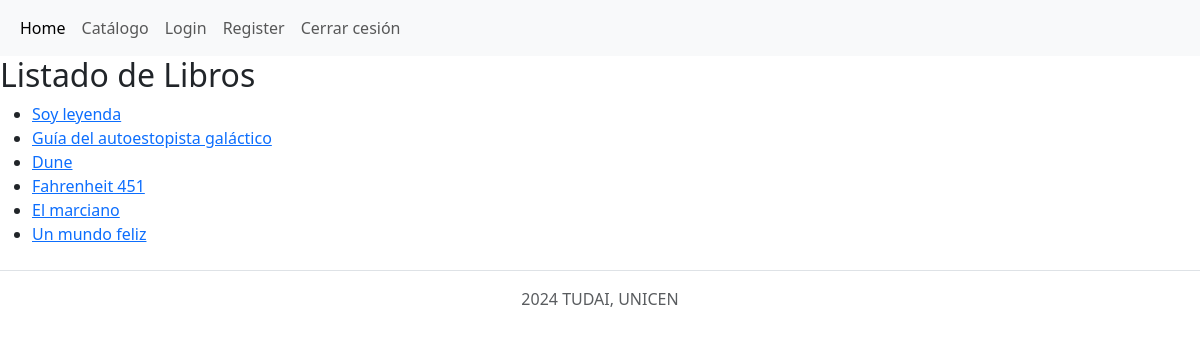
Before: /genre/4 (signed in) with the older database file.
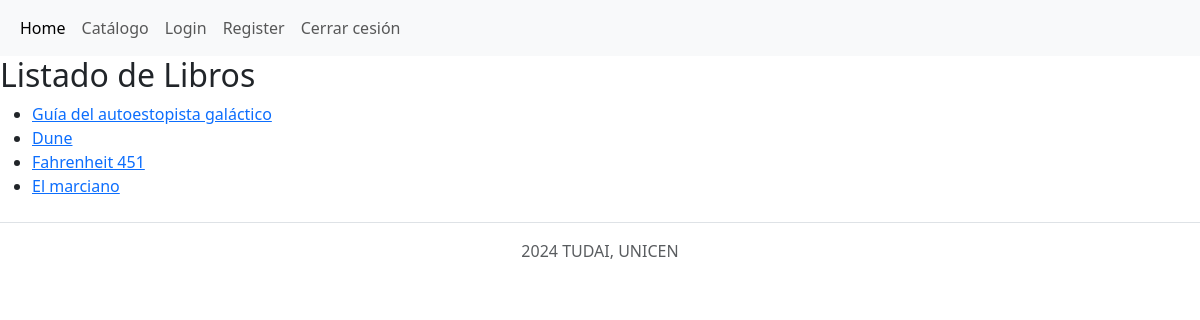
After: the same page with the newer database file.
### tables this page shows
CREATE TABLE `libro` (
  `id` int(11) NOT NULL,
  `nombre` varchar(60) NOT NULL,
  `autor` varchar(60) NOT NULL,
  `editorial` varchar(60) DEFAULT NULL,
  `genero` varchar(60) NOT NULL,
  `ID_genero` int(11) NOT NULL,
  `ID_genero2` int(11) DEFAULT NULL,
  `ID_genero3` int(11) DEFAULT NULL,
  `stock` int(11) NOT NULL
);

### app/views/catalogue.view.php (called while the page is built, shortened)
<?php
class CatalogueView {
    public function showBooks($books) {
        require 'templates/books.phtml';
    }
}

### app/controllers/catalogue.controller.php (called while the page is built, shortened)
<?php
require_once 'app/models/catalogue.model.php';
require_once 'app/views/catalogue.view.php';
class CatalogueController {
    private $model;
    private $view;
    public function __construct() {
        $this->model = new CatalogueModel();
        $this->view = new CatalogueView();
    }
    public function showBookByGenres($ID_genero){
        $books = $this->model->getBookByGenres($ID_genero);
        return $this->view->showBooks($books);
    }
}

### app/models/catalogue.model.php (called while the page is built, shortened)
<?php
class CatalogueModel {
    private $db;
    public function __construct() {
        $this->db = new PDO('mysql:host=localhost;dbname=tpe-web-2;charset=utf8', 'root', '');
    }
    public function getBookByGenres($ID_genero) {
        $query = $this->db->prepare('SELECT * FROM libro WHERE ID_genero = :id OR ID_genero2 = :id OR ID_genero3 = :id');
        $query->execute([':id'=>$ID_genero]);
        $books = $query->fetchAll(PDO::FETCH_OBJ);
        return $books;
    }
}

### templates/books.phtml (the view)
<?php require 'templates/layout/header.phtml' ?>
<h2>Listado de Libros</h2>
<ul>
    <?php foreach($books as $book): ?>
        <li> <a href="<?php echo BASE_URL . 'book/' . $book->id ?>"> <?php echo $book->nombre ?> </a> </li>
    <?php endforeach ?>
</ul>
<?php require 'templates/layout/footer.phtml' ?>

### router.php (shortened to what this page needs)
<?php
require_once 'app/controllers/catalogue.controller.php';
$action = 'home';
if (!empty( $_GET['action'])) {
    $action = $_GET['action'];
}
$params = explode('/', $action);
switch($params[0]) {
    case 'genre':
        $controller = new CatalogueController();
        $controller->showBookByGenres($params[1]);
        break;
}

### templates/layout/header.phtml (shortened to what this page needs)
<!DOCTYPE html>
<html lang="en">
<head>
    <link href="https://cdn.jsdelivr.net/npm/bootstrap@5.3.3/dist/css/bootstrap.min.css" rel="stylesheet">
    <link rel="stylesheet" href="/css/style.css">
</head>
<body>
    <header>
        <nav class="navbar navbar-expand-lg bg-body-tertiary">
            <div class="container-fluid">
                <div class="collapse navbar-collapse" id="navbarNav">
                    <ul class="navbar-nav">
                        <li class="nav-item">
                            <a class="nav-link active" aria-current="page" href="<?php echo BASE_URL . 'home' ?>">Home</a>
                        </li>
                        <li class="nav-item">
                            <a class="nav-link" href="<?php echo BASE_URL . 'catalogue' ?>">Catálogo</a>
                        </li>
                        <li class="nav-item">
                            <a class="nav-link" href="<?php echo BASE_URL . 'showLogin' ?>">Login</a>
                        </li>
                        <li class="nav-item">
                            <a class="nav-link" href="<?php echo BASE_URL . 'showRegister' ?>">Register</a>
                        </li>
                        <?php if(isset($_SESSION['ID_USER'])): ?>
                            <li class="nav-item">
                                <a class="nav-link" href="<?php echo BASE_URL . 'logout' ?>"> Cerrar cesión</a>
                            </li>
                        <?php endif ?>
                    </ul>
                </div>
            </div>
        </nav>
    </header>

### templates/layout/footer.phtml (shortened to what this page needs)
    <footer class="d-flex flex-wrap justify-content-center align-items-center py-3 my-4 border-top">
        <div class="align-items-center">
            <span class="text-muted">2024 TUDAI, UNICEN</span>
        </div>
    </footer>
</body>
</html>

Changed rows visible on the page:
removed libro: nombre "Soy leyenda"
removed libro: nombre "Un mundo feliz"
